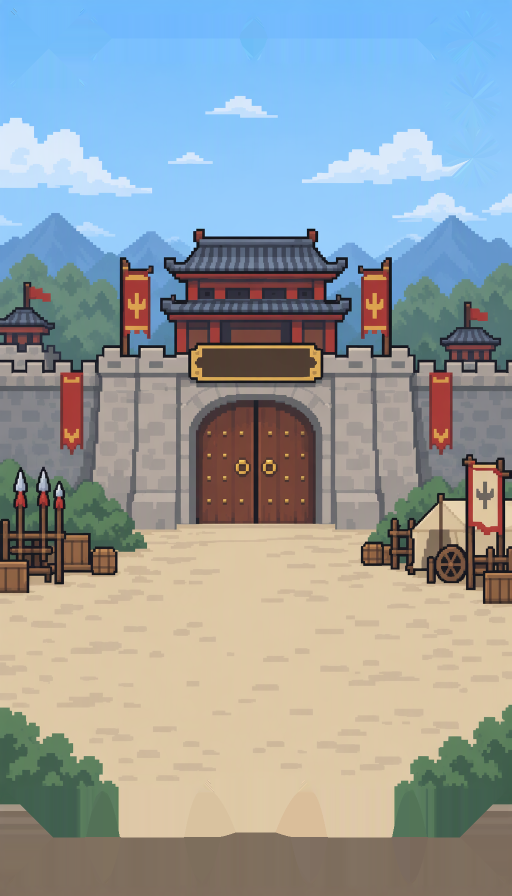
#> input picture assets/bg/lobby_bg.png, 1024 x 1792 px (shown at 1/2 size)
$ python cut_lobby_door.py
#> lines starting #> are read from the running program, lines starting #| are printed output that depends on the picture
#!/usr/bin/env python3
"""로비 성문 열림 연출용 조각 (2026-11-23): 로비 배경(assets/bg/lobby_bg.png)에서 성문 나무 문짝을 잘라
왼쪽 · 오른쪽 문짝 두 장과 문 안쪽 어둠(아치 모양)을 만든다. 게임이 문짝을 양옆으로 접어 연다.
배경을 바꾸면 DOORS(화면 px)를 그 그림의 문 자리로 고치고 다시 돌린다 (lobby.gd 의 DOORS 도 같이).

Usage: python tools/cut_lobby_door.py
"""
import os
import numpy as np
from PIL import Image

ROOT = os.path.dirname(os.path.dirname(os.path.abspath(__file__)))
BG = os.path.join(ROOT, "assets", "bg", "lobby_bg.png")
UI = os.path.join(ROOT, "assets", "ui")
# 성문 (2026-11-23 최종: 하나): 이름 -> (x, y, w, h) 화면 px, 4의 배수 — lobby.gd DOORS 와 같게. 아치 반지름 = 너비의 절반.
DOORS = {"gate1": (392, 796, 240, 292)}


def cut(name, rect, bg):
    x, y, w, h = rect
    ARCH_R = w // 2
    door = bg[y:y + h, x:x + w].copy()
    yy, xx = np.mgrid[0:h, 0:w]
    cx, cy = w / 2.0, float(ARCH_R)
    inside = (yy >= cy) | (((xx + 0.5 - cx) ** 2 + (yy + 0.5 - cy) ** 2) <= ARCH_R ** 2)
    door[~inside, 3] = 0
    left = door.copy()
    left[:, w // 2:, 3] = 0
    right = door.copy()
    right[:, : w // 2, 3] = 0
    Image.fromarray(left[:, : w // 2]).save(os.path.join(UI, name + "_door_l.png"))
    Image.fromarray(right[:, w // 2:]).save(os.path.join(UI, name + "_door_r.png"))
    hole = np.zeros((h, w, 4), np.uint8)
    hole[inside] = (14, 10, 8, 255)
    hole[inside & (yy > h - 24)] = (40, 30, 22, 255)    # 문턱 쪽은 조금 밝게
    Image.fromarray(hole).save(os.path.join(UI, name + "_hole.png"))


def main():
    bg = np.array(Image.open(BG).convert("RGBA"))
    for name, rect in DOORS.items():
        cut(name, rect, bg)
#> this loop made 1 pass
#> pass 1, in cut, `door = bg[y:y + h, x:x + w].copy()`:
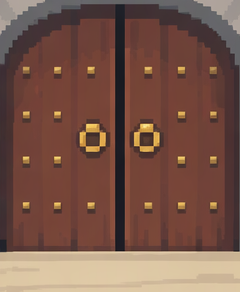
#> door: shape (292, 240, 4); mean R, G, B, A 120.5, 85.7, 73.2, 255
#> pass 1, in cut, `left = door.copy()`:
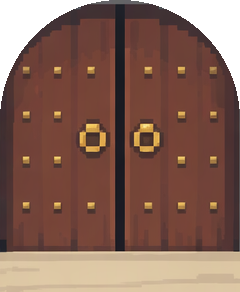
#> left: shape (292, 240, 4); mean R, G, B, A 120.5, 85.7, 73.2, 232.5; transparent parts drawn white
#> pass 1, in cut, `Image.fromarray(left[:, : w // 2]).save(os.path.join(UI, name + "_door..`:
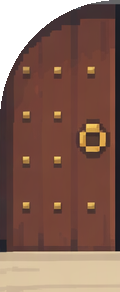
#> saved as gate1_door_l.png: PIL image 120x292 RGBA; mean R, G, B, A 121, 85.9, 73.3, 232.5; transparent parts drawn white
#> pass 1, in cut, `Image.fromarray(right[:, w // 2:]).save(os.path.join(UI, name + "_door..`:
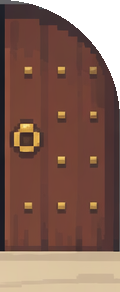
#> saved as gate1_door_r.png: PIL image 120x292 RGBA; mean R, G, B, A 120, 85.5, 73.1, 232.5; transparent parts drawn white
    print("door pieces cut", DOORS)


if __name__ == "__main__":
    main()
